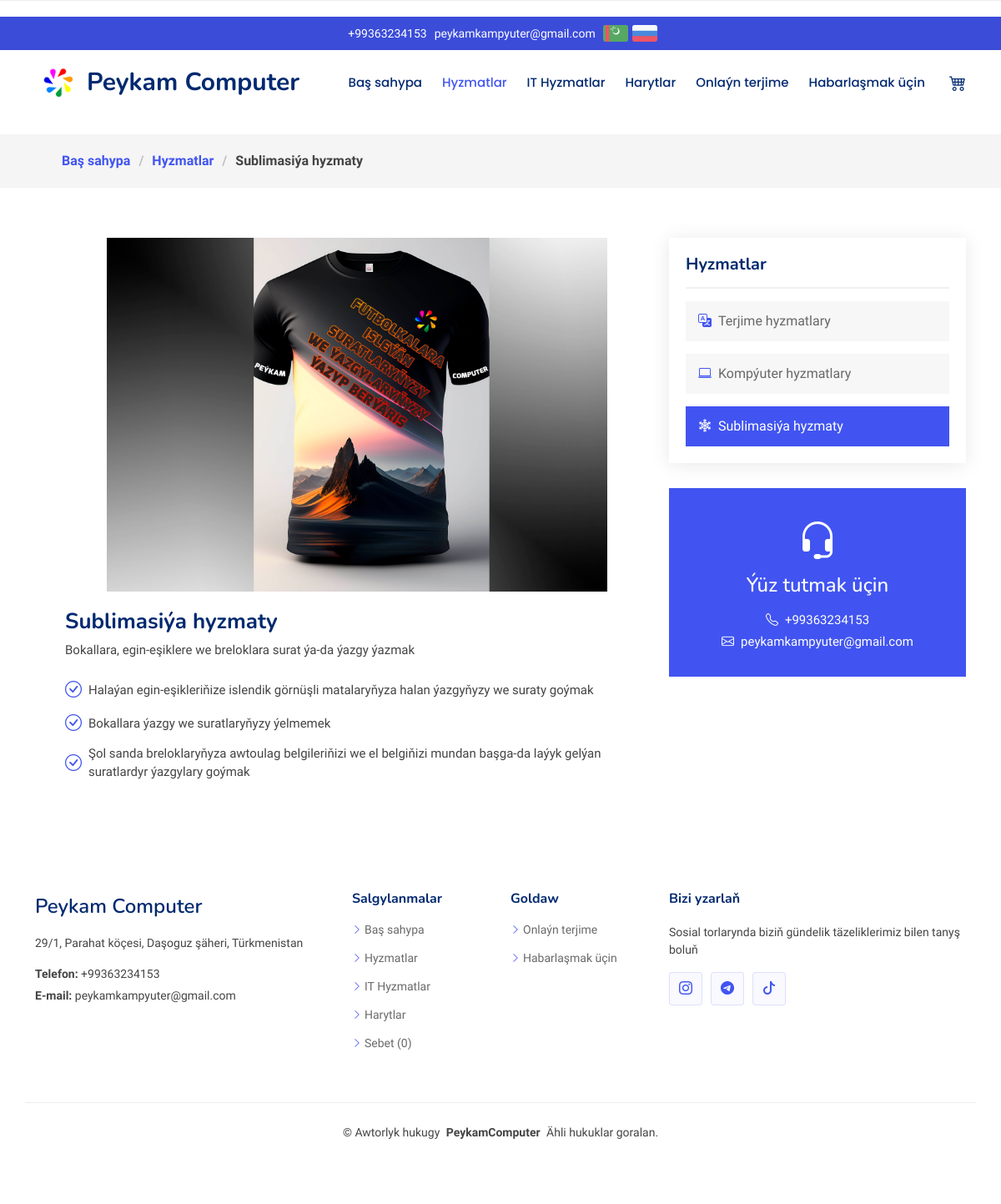
The app's page /tm/services/12 with its own data.
### main/models.py (models this page shows, shortened)
class Info(models.Model):
    logo_name = models.CharField(max_length = 500, blank=True)
    title_name = models.CharField(max_length = 500, blank=True)
    title_name_russian = models.CharField(max_length = 500, blank=True)
    email_1 = models.CharField(max_length = 500, blank=True)
    email_2 = models.CharField(max_length = 500, blank=True)
    phone_1 = models.CharField(max_length = 500, blank=True)
    phone_2 = models.CharField(max_length = 500, blank=True)
    address_1 = models.CharField(max_length = 500, blank=True)
    address_1_russian = models.CharField(max_length = 500, blank=True)
    address_2 = models.CharField(max_length = 500, blank=True)
    address_2_russian = models.CharField(max_length = 500, blank=True)
    work_hours = models.CharField(max_length = 500, blank=True)
    instagram_link = models.CharField(max_length = 500, blank=True)
    tiktok_link = models.CharField(max_length = 500, blank=True)
    telegram_link = models.CharField(max_length = 500, blank=True)
    class Meta:
        verbose_name = "Site info"
        verbose_name_plural = "Site info"

class Service(models.Model):
    icon = models.CharField(max_length = 100, blank=True)
    color = models.CharField(max_length = 100, blank=True)
    title = models.CharField(max_length = 250, blank=True)
    short_description = models.TextField(blank=True)
    full_description = models.TextField(blank=True)
    title_russian = models.CharField(max_length = 250, blank=True)
    short_description_russian = models.TextField(blank=True)
    full_description_russian = models.TextField(blank=True)
    image = models.ImageField(upload_to='images', blank=True)
    image_russian = models.ImageField(upload_to='images', blank=True)

### main/views.py (the view)
# urls.py: path('tm/services/<pk>', views.service, name="service"),
def service(request, pk):
    page = "services"
    language = "turkmen"
    service = Service.objects.get(id=pk)
    services = Service.objects.all()
    context = {
        'page': page,
        'language': language,
        'service': service,
        'services': services
    }
    context['title_name'] = f"Peykam | Hyzmatlar | {service.title}"
    return render(request, 'turkmen/service-details.html', context)

### main/templatetags/custom_filters.py (called while the page is built)
@register.filter
def split(value):
    return value.split('.')

### templates/turkmen/service-details.html (shortened to what this page needs)
{% extends 'turkmen/base.html' %}
{% load static %}
{% load custom_filters %}
{% block content %}
    <div class="page-title">
      <div class="heading">
      </div>
      <nav class="breadcrumbs">
        <div class="container">
          <ol>
            <li><a href="{% url 'index' %}">Baş sahypa</a></li>
            <li><a href="{% url 'services' %}">Hyzmatlar</a></li>
            <li class="current">{{service.title}}</li>
          </ol>
        </div>
      </nav>
    </div>
    <section id="service-details" class="service-details section">
      <div class="container">
        <div class="row gy-5">
          <div class="col-lg-8 ps-lg-5" data-aos="fade-up" data-aos-delay="200">
            {% if service.image %}
              <center><img src="{{service.image.url}}" width="600px;" class="img-fluid services-img"></center>
            {% endif %}
            <h3>{{service.title}}</h3>
            <p>
              {{service.short_description}}
            </p>
            <ul>
              {% for sentence in service.full_description|split %}
                {% if sentence %}
                  <li><i class="bi bi-check-circle"></i> <span>{{sentence}}</span></li>
                {% endif %}
              {% endfor %}
            </ul>
          </div>
          <div class="col-lg-4" data-aos="fade-up" data-aos-delay="100">
            <div class="service-box">
              <h4>Hyzmatlar</h4>
              <div class="services-list">
                {% for s in services %}
                  {% if s.id == service.id %}
                    <a href="{% url 'service' s.id %}" class="active"><i class="bi bi-{{s.icon}}"></i><span>{{s.title}}</span></a>
                  {% else %}
                    <a href="{% url 'service' s.id %}"><i class="bi bi-{{s.icon}}"></i><span>{{s.title}}</span></a>
                  {% endif %}
                {% endfor %}
              </div>
            </div>
            <div class="help-box d-flex flex-column justify-content-center align-items-center">
              <i class="bi bi-headset help-icon"></i>
              <h4>Ýüz tutmak üçin</h4>
              <p class="d-flex align-items-center mt-2 mb-0"><i class="bi bi-telephone me-2"></i> <span><a href="tel:{{phone_1}}">{{phone_1}}</a></span></p>
              <p class="d-flex align-items-center mt-1 mb-0"><i class="bi bi-envelope me-2"></i> <a href="mailto:{{email_1}}">{{email_1}}</a></p>
            </div>
          </div>
        </div>
      </div>
    </section>
    {% endblock %}

### templates/turkmen/navigation.html (shortened to what this page needs)
{% load static %}
  <header id="header" class="header fixed-top">
    <div class="topbar d-flex align-items-center">
      <div class="container d-flex justify-content-center align-items-center">
        <div class="contact-info d-flex align-items-center">
          <i class="d-flex align-items-center"><a href="tel:{{phone_1}}">{{phone_1}}</a></i>
          <i class="d-flex align-items-center ms-1"><a href="mailto:{{email_1}}">{{email_1}}</a></i>
          <i class="d-flex align-items-center ms-1"><a href="{{turkmen_url}}"><img src="{% static 'assets/img/tm.png' %}" alt=""></a></i>
          <i class="d-flex align-items-center ms-0"><a href="{{russian_url}}"><img src="{% static 'assets/img/ru.png' %}" alt=""></a></i>
        </div>
        </div>
      </div>
    <div class="branding d-flex align-items-cente">
      <div class="container position-relative d-flex align-items-center justify-content-between">
        <a href="{% url 'index' %}" class="logo d-flex align-items-center me-auto">
          <img src="{% static 'assets/img/logo.png' %}" alt="">
          <h1 class="sitename">{{logo_name}}</h1>
        </a>
        <nav id="navmenu" class="navmenu">
          <ul>
            {% if page == 'services' %}
            <li><a href="{% url 'index' %}">Baş sahypa<br></a></li>
            <li><a href="{% url 'services' %}" class="active">Hyzmatlar</a></li>
            <li><a href="{% url 'it_services' %}">IT Hyzmatlar</a></li>
            <li><a href="{% url 'products' %}">Harytlar</a></li>
            <li><a href="{% url 'translation_page' %}">Onlaýn terjime</a></li>
            <li><a href="{% url 'contact' %}">Habarlaşmak üçin</a></li>
            {% endif %}
            {% if cart_items_length == 0 %}
            <li><a href="{% url 'view_cart' %}"><i class="bi bi-cart4" style="font-size: 20px;"></i></a></li>
            {% else %}
            <li><a href="{% url 'view_cart' %}">({{cart_items_length}})<i class="bi bi-cart4" style="font-size: 20px;"></i></a></li>
            {% endif %}
          </ul>
        </nav>
      </div>
    </div>
  </header>

### templates/turkmen/footer.html
{% load static %}
  <footer id="footer" class="footer">
    <div class="container footer-top">
      <div class="row gy-4">
        <div class="col-lg-4 col-md-6 footer-about">
          <a href="{% url 'index' %}" class="d-flex align-items-center">
            <span class="sitename">{{logo_name}}</span>
          </a>
          <div class="footer-contact pt-3">
            <p>{{address_1}}</p>
            <p class="mt-3"><strong>Telefon:</strong> <span>{{phone_1}}</span></p>
            <p><strong>E-mail:</strong> <span>{{email_1}}</span></p>
          </div>
        </div>
        <div class="col-lg-2 col-md-3 footer-links">
          <h4>Salgylanmalar</h4>
          <ul>
            <li><i class="bi bi-chevron-right"></i> <a href="{% url 'index' %}">Baş sahypa</a></li>
            <li><i class="bi bi-chevron-right"></i> <a href="{% url 'services' %}">Hyzmatlar</a></li>
            <li><i class="bi bi-chevron-right"></i> <a href="{% url 'it_services' %}">IT Hyzmatlar</a></li>
            <li><i class="bi bi-chevron-right"></i> <a href="{% url 'products' %}">Harytlar</a></li>
            <li><i class="bi bi-chevron-right"></i> <a href="{% url 'view_cart_russian' %}">Sebet ({{cart_items_length}})</a></li>
          </ul>
        </div>
        <div class="col-lg-2 col-md-3 footer-links">
          <h4>Goldaw</h4>
           <ul>
            <li><i class="bi bi-chevron-right"></i> <a href="{% url 'translation_page' %}">Onlaýn terjime</a></li>
            <li><i class="bi bi-chevron-right"></i> <a href="{% url 'contact' %}">Habarlaşmak üçin</a></li>
          </ul>
        </div>
        <div class="col-lg-4 col-md-12">
          <h4>Bizi yzarlaň</h4>
          <p>Sosial torlarynda biziň gündelik täzeliklerimiz bilen tanyş boluň</p>
          <div class="social-links d-flex">
            <a href="https://www.instagram.com/{{instagram_link}}"><i class="bi bi-instagram"></i></a>
            <a href="https://telegram.org/"><i class="bi bi-telegram"></i></a>
            <a href="https://www.tiktok.com/"><i class="bi bi-tiktok"></i></a>
          </div>
        </div>
      </div>
    </div>
    <div class="container copyright text-center mt-4">
      <p>© <span>Awtorlyk hukugy</span> <strong class="px-1 sitename">PeykamComputer</strong> <span>Ähli hukuklar goralan.</span></p>
    </div>
  </footer>

### records on screen
Info: phone_1 "+99363234153", email_1 "peykamkampyuter@gmail.com", logo_name "Peykam Computer", address_1 "29/1, Parahat köçesi, Daşoguz şäheri, Türkmenistan"
Service: title "Sublimasiýa hyzmaty", image (picture), short_description "Bokallara, egin-eşiklere we breloklara surat ýa-da ýazgy ýazmak"
Service: title "Terjime hyzmatlary"
Service: title "Kompýuter hyzmatlary"

### other values on screen
{{ sentence }} "Halaýan egin-eşikleriňize islendik görnüşli matalaryňyza halan ýazgyňyzy we suraty goýmak" "Bokallara ýazgy we suratlaryňyzy ýelmemek" "Şol sanda breloklaryňyza awtoulag belgileriňizi we el belgiňizi mundan başga-da laýyk gelýan suratlardyr ýazgylary goýmak"
{{ cart_items_length }} "0"
